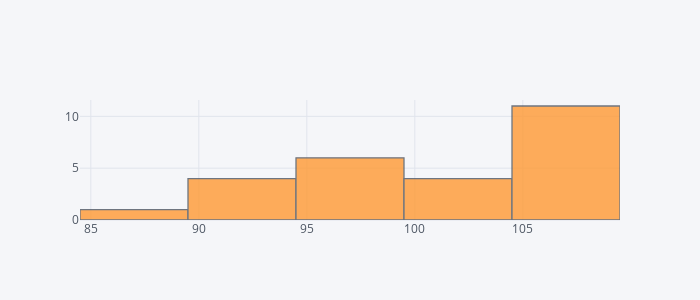

Notebook cell for this chart:
### Markdown cell above
## Expenditures Histogram

### Code cell
df.Expenditures.iplot(kind="histogram", dimensions=(700,300))

### Figure 1 — Plotly figure (JSON) as saved in the notebook; plotly's stock layout.template omitted (floating-point values rounded to 4 significant figures)
{"data": [{"histfunc": "count", "histnorm": "", "marker": {"color": "rgba(255, 153, 51, 1.0)", "line": {"color": "#4D5663", "width": 1.3}}, "name": "Expenditures", "opacity": 0.8, "orientation": "v", "type": "histogram", "uid": "9aa7e9e0-c63c-446d-9210-c496f19c8d42", "x": [95, 104, 91, 98, 94, 107, 96, 108, 98, 108, 101, 89, 96, 105, 107, 106, 105, 105, 97, 109, 94, 103, 103, 94, 108, 108]}], "layout": {"barmode": "overlay", "height": 300, "legend": {"bgcolor": "#F5F6F9", "font": {"color": "#4D5663"}}, "paper_bgcolor": "#F5F6F9", "plot_bgcolor": "#F5F6F9", "title": {"font": {"color": "#4D5663"}}, "width": 700, "xaxis": {"gridcolor": "#E1E5ED", "showgrid": true, "tickfont": {"color": "#4D5663"}, "title": {"font": {"color": "#4D5663"}, "text": ""}, "zerolinecolor": "#E1E5ED"}, "yaxis": {"gridcolor": "#E1E5ED", "showgrid": true, "tickfont": {"color": "#4D5663"}, "title": {"font": {"color": "#4D5663"}, "text": ""}, "zerolinecolor": "#E1E5ED"}}}
